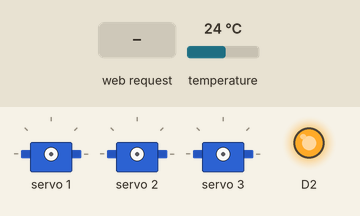
This sketch was run on a simulated ESP8266 (NodeMCU). On the bench: 3 × servo, output pins drawn as LEDs (lit = HIGH). Inputs (shaded band) come from the test bench; at power-on: temperature 24 °C. WiFi joins after 1.5 s; servers stay silent unless stated; what the sketch prints to the serial monitor is not drawn.

Above: at 2.7 s.
2.8 s: HTTP request GET /?pos=1&tl=1&rl=1 received
At 3.4 s:
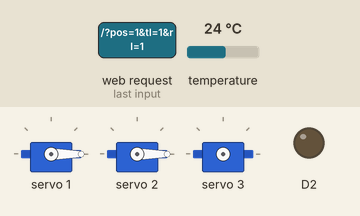
Timing chart, 0 to 5.8 s (numbered marks = the images above; inputs shaded):
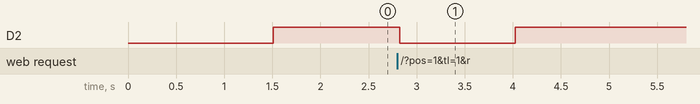

The sketch:

owlWeather.ino
```cpp
#include <Wire.h>
#include <Adafruit_AMG88xx.h>
#include <Adafruit_PWMServoDriver.h>
#include <ESP8266WiFi.h>
#include <WiFiClient.h>
#include <ESP8266WebServer.h>
#include <ESP8266mDNS.h>
#include <WiFiUdp.h>
#include <ArduinoOTA.h>

const char* ssid = "xxx";
const char* password = "xxx";

ESP8266WebServer server(80);
Adafruit_AMG88xx amg;

static const char ICACHE_FLASH_ATTR homePage[] = "<html><head><script src=\"https://ajax.googleapis.com/ajax/libs/jquery/3.3.1/jquery.min.js\"></script></head><body><script language=\"Javascript\">function GetColour(v, vmin, vmax){var cr=1; var cg=1; var cb=1; var dv; if (v < vmin) v=vmin; if (v > vmax) v=vmax; dv=vmax - vmin; if (v < (vmin + 0.25 * dv)){cr=0; cg=4 * (v - vmin) / dv;}else if (v < (vmin + 0.5 * dv)){cr=0; cb=1 + 4 * (vmin + 0.25 * dv - v) / dv;}else if (v < (vmin + 0.75 * dv)){cr=4 * (v - vmin - 0.5 * dv) / dv; cb=0;}else{cg=1 + 4 * (vmin + 0.75 * dv - v) / dv; cb=0;}cr=cr*255; cg=cg*255; cb=cb*255; return(cr+\",\"+cg+\",\"+cb);}$(document).ready(function(){setInterval(function(){$.get( \"http://192.168.1.6/getArray\", function( data ){var thermJSON=JSON.parse(data);var max=0;var min=200;for (var i=0; i <=thermJSON.length; i++){if (thermJSON[i] > max) max=thermJSON[i];if ((thermJSON[i] < min) && (thermJSON[i] > 5)) min=thermJSON[i];}for (var i=0; i <=thermJSON.length; i++){console.log();$(\"div#\" + i).css(\"background-color\", \"rgb(\" + GetColour(thermJSON[i],min,max) + \")\");}})}, 500);});</script><style type=\"text/css\">div.block{width:50px;height:50px;float:left;background-color:#ccc;}div#blurme{filter:blur(25px);}div#overflow{position:relative;overflow:hidden;width:400px;}</style><h1>Owl Weather</h1><div id=\"overflow\"><div id=\"blurMe\"><div style=\"clear:both;\"><div class=\"block\" id=\"0\"></div><div class=\"block\" id=\"1\"></div><div class=\"block\" id=\"2\"></div><div class=\"block\" id=\"3\"></div><div class=\"block\" id=\"4\"></div><div class=\"block\" id=\"5\"></div><div class=\"block\" id=\"6\"></div><div class=\"block\" id=\"7\"></div></div><div style=\"clear:both;\"><div class=\"block\" id=\"8\"></div><div class=\"block\" id=\"9\"></div><div class=\"block\" id=\"10\"></div><div class=\"block\" id=\"11\"></div><div class=\"block\" id=\"12\"></div><div class=\"block\" id=\"13\"></div><div class=\"block\" id=\"14\"></div><div class=\"block\" id=\"15\"></div></div><div style=\"clear:both;\"><div class=\"block\" id=\"16\"></div><div class=\"block\" id=\"17\"></div><div class=\"block\" id=\"18\"></div><div class=\"block\" id=\"19\"></div><div class=\"block\" id=\"20\"></div><div class=\"block\" id=\"21\"></div><div class=\"block\" id=\"22\"></div><div class=\"block\" id=\"23\"></div></div><div style=\"clear:both;\"><div class=\"block\" id=\"24\"></div><div class=\"block\" id=\"25\"></div><div class=\"block\" id=\"26\"></div><div class=\"block\" id=\"27\"></div><div class=\"block\" id=\"28\"></div><div class=\"block\" id=\"29\"></div><div class=\"block\" id=\"30\"></div><div class=\"block\" id=\"31\"></div></div><div style=\"clear:both;\"><div class=\"block\" id=\"32\"></div><div class=\"block\" id=\"33\"></div><div class=\"block\" id=\"34\"></div><div class=\"block\" id=\"35\"></div><div class=\"block\" id=\"36\"></div><div class=\"block\" id=\"37\"></div><div class=\"block\" id=\"38\"></div><div class=\"block\" id=\"39\"></div></div><div style=\"clear:both;\"><div class=\"block\" id=\"40\"></div><div class=\"block\" id=\"41\"></div><div class=\"block\" id=\"42\"></div><div class=\"block\" id=\"43\"></div><div class=\"block\" id=\"44\"></div><div class=\"block\" id=\"45\"></div><div class=\"block\" id=\"46\"></div><div class=\"block\" id=\"47\"></div></div><div style=\"clear:both;\"><div class=\"block\" id=\"48\"></div><div class=\"block\" id=\"49\"></div><div class=\"block\" id=\"50\"></div><div class=\"block\" id=\"51\"></div><div class=\"block\" id=\"52\"></div><div class=\"block\" id=\"53\"></div><div class=\"block\" id=\"54\"></div><div class=\"block\" id=\"55\"></div></div><div style=\"clear:both;\"><div class=\"block\" id=\"56\"></div><div class=\"block\" id=\"57\"></div><div class=\"block\" id=\"58\"></div><div class=\"block\" id=\"59\"></div><div class=\"block\" id=\"60\"></div><div class=\"block\" id=\"61\"></div><div class=\"block\" id=\"62\"></div><div class=\"block\" id=\"63\"></div></div></div></div></body></html>";

Adafruit_PWMServoDriver pwm = Adafruit_PWMServoDriver();

#define SERVOMIN  150 // this is the 'minimum' pulse length count (out of 4096)
#define SERVOMAX  600 // this is the 'maximum' pulse length count (out of 4096)

float pixels[AMG88xx_PIXEL_ARRAY_SIZE];
int regions[8];

float tempDiff = 2.5;
int highestRegion = 0;
int highestRegionOld = 0;
int lockoutTimeout = 0;


void getArray() {
  String returnJSON = "[";

  amg.readPixels(pixels);

  for(int i=0; i<=AMG88xx_PIXEL_ARRAY_SIZE; i++){
    returnJSON = returnJSON + pixels[i] + ",";
  }
  returnJSON = returnJSON + returnJSON.substring(1, returnJSON.length()-1) + "]";

  server.send(200, "text/html", returnJSON);

}


void handleRoot() {
  Serial.println("Handle root");
  server.send_P(200, "text/html", homePage);
  if (server.hasArg("pos")) {
        digitalWrite(D2, LOW);
        int position = server.arg("pos").toInt();
        pwm.setPWM(1, 0, position);
        delay(200);
        digitalWrite(D2, HIGH);
  }

  if (server.hasArg("tl")) {
        digitalWrite(D2, LOW);
        int position = server.arg("tl").toInt();
        pwm.setPWM(2, 0, position);
        delay(500);
        digitalWrite(D2, HIGH);
  }
  if (server.hasArg("rl")) {
        digitalWrite(D2, LOW);
        int position = server.arg("rl").toInt();
        pwm.setPWM(3, 0, position);
        delay(500);
        digitalWrite(D2, HIGH);
  }
  if (server.hasArg("rr")) {
        digitalWrite(D2, LOW);
        int position = server.arg("rr").toInt();
        pwm.setPWM(4, 0, position);
        delay(500);
        digitalWrite(D2, HIGH);
  }
  if (server.hasArg("tr")) {
        digitalWrite(D2, LOW);
        int position = server.arg("tr").toInt();
        pwm.setPWM(5, 0, position);
        delay(500);
        digitalWrite(D2, HIGH);
  }
  return;
}

void setup() {
  pinMode(D2, OUTPUT);
  Wire.begin(D3,D4);
  Wire.setClock(400000);

  Serial.begin(9600);

  WiFi.hostname("owlweather");
  WiFi.mode(WIFI_STA);
  WiFi.begin(ssid, password);
  Serial.println("");

  // Wait for connection
  while (WiFi.status() != WL_CONNECTED) {
    delay(500);
    Serial.print(".");
  }
  Serial.println("");
  Serial.print("Connected to ");
  Serial.println(ssid);
  Serial.print("IP address: ");
  Serial.println(WiFi.localIP());

  if (MDNS.begin("esp8266")) {
  Serial.println("MDNS responder started");
  }

  server.on("/", handleRoot);
  server.on("/getArray", getArray);
  server.begin();

  amg.begin(0x69);

  pwm.begin();
  digitalWrite(D2, HIGH);
  pwm.setPWMFreq(60);

  ArduinoOTA.onStart([]() {
    Serial.println("Start");
  });
  ArduinoOTA.onEnd([]() {
    Serial.println("\nEnd");
  });
  ArduinoOTA.onProgress([](unsigned int progress, unsigned int total) {
    Serial.printf("Progress: %u%%\r", (progress / (total / 100)));
  });
  ArduinoOTA.onError([](ota_error_t error) {
    Serial.printf("Error[%u]: ", error);
    if (error == OTA_AUTH_ERROR) Serial.println("Auth Failed");
    else if (error == OTA_BEGIN_ERROR) Serial.println("Begin Failed");
    else if (error == OTA_CONNECT_ERROR) Serial.println("Connect Failed");
    else if (error == OTA_RECEIVE_ERROR) Serial.println("Receive Failed");
    else if (error == OTA_END_ERROR) Serial.println("End Failed");
  });
  ArduinoOTA.begin();

}


void loop() {
    server.handleClient();
    ArduinoOTA.handle();

    amg.readPixels(pixels);
    float average=0;

    for(int i=0; i<=AMG88xx_PIXEL_ARRAY_SIZE; i++){
      average = average + pixels[i];
    }

    average=average/AMG88xx_PIXEL_ARRAY_SIZE;

    for(int i=0; i<=AMG88xx_PIXEL_ARRAY_SIZE; i++){
      if (pixels[i]-average > tempDiff) {
        highestRegion=i%8;
      }
    }

    if (highestRegion != highestRegionOld) {
      digitalWrite(D2, LOW);
      pwm.setPWM(1, 0, 140+(highestRegion*20));
      lockoutTimeout = 4;
    }

    if (lockoutTimeout == 0) {
      digitalWrite(D2, HIGH);
    } else if (lockoutTimeout > 0) {
      lockoutTimeout--;
    }

    highestRegionOld=highestRegion;

    delay(40);
}
```

Measured:
- after the input at 2.8 s, D2: HIGH → LOW at once, → HIGH 1.2 s later
